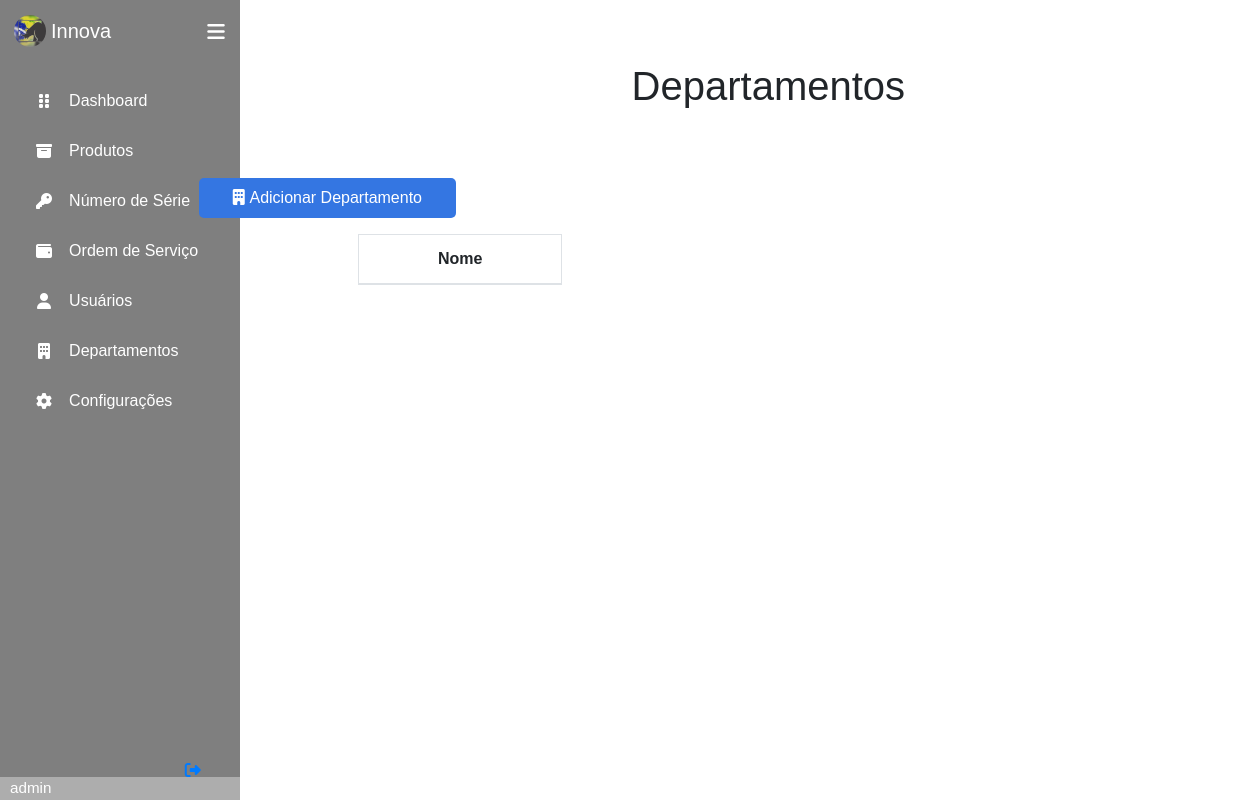
The app's page /departments/ (signed in), older data.
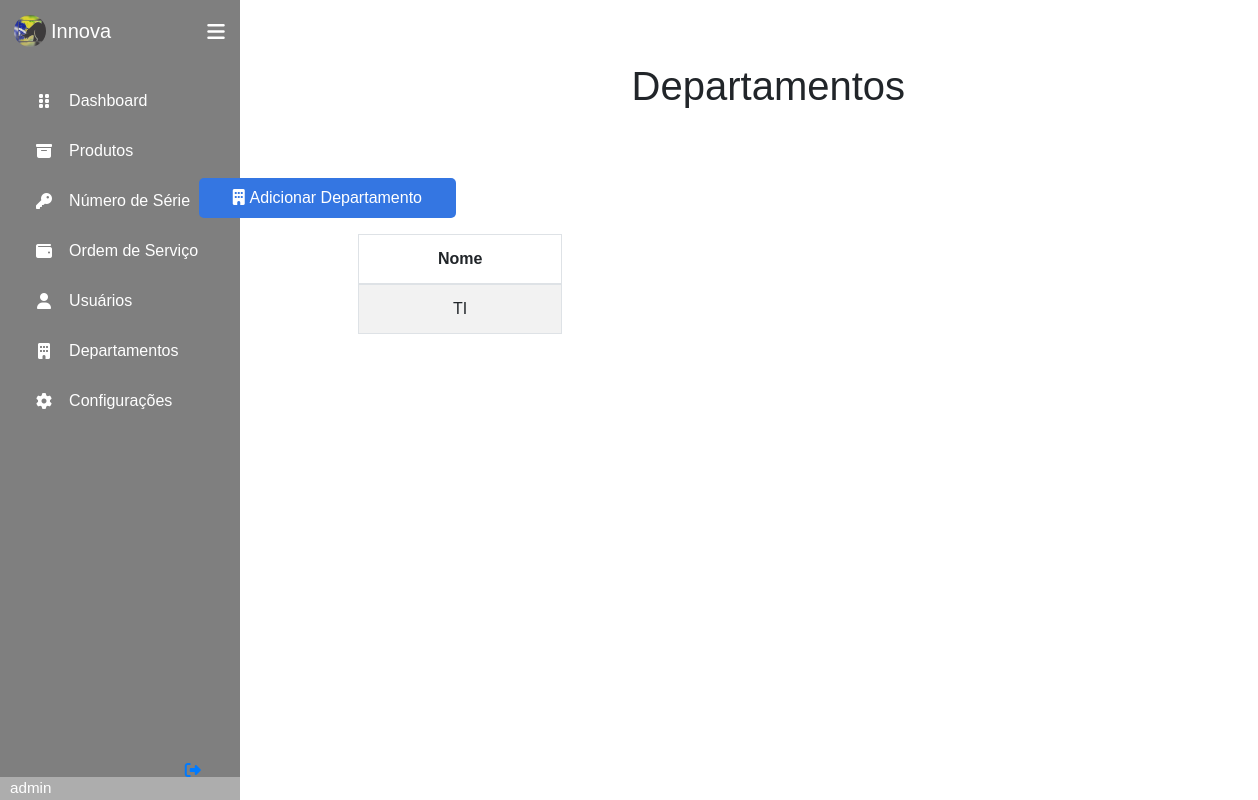
The same page, newer data.
### departments/models.py (models this page shows, shortened)
class Departamento(models.Model):
    nome = CharField(max_length=30)

### departments/views.py (the view)
# urls.py: path('', Department.as_view(template_name= 'departments/departments.html'), name = 'Home_Departments'),
class Department(ListView):
    model = Departamento
    fields = ['nome']
    def get_queryset(self):
        return Departamento.objects.all

### templates/departments/departments.html (shortened to what this page needs)
{% extends 'base.html' %}
{% block content %}
    <div class="title">
        <h1>Departamentos</h1>
    </div>
        <div class="container add-department-full">
            <a href="{% url 'departments:New_Department' %}" class="add-department">
                <div class="col-3 add-department-div">
                    <i class="fas fa-building add-department-icon"></i>Adicionar Departamento
                </div>
            </a>
        </div>
    <div class="offset-1 col-3">
        <div class="container table-departments">
            <table class="table table-striped table-hover table-bordered">
                <thead>
                    <th scope="col">Nome</th>
                </thead>
                <tbody>
                    {% for department in object_list %}
                        <tr scope="row">
                            <td>
                                {{ department.nome }}
                            </td>
                        </tr>
                    {% endfor %}
                </tbody>
            </table>
        </div>
    </div>
{% endblock %}

Row changes from the older to the newer data that the page shows:
added Departamento: nome "TI"
